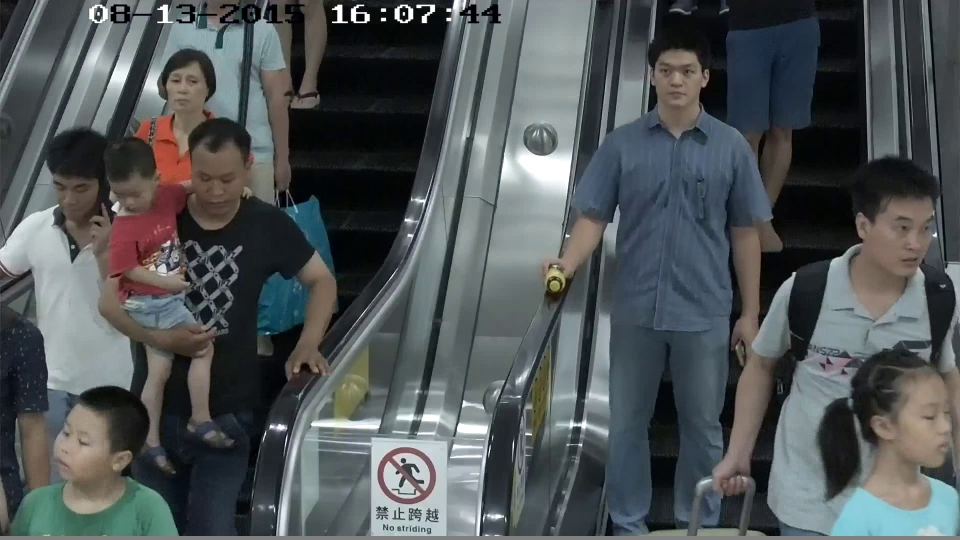
#> input picture src/face_detection/assets/detection/1_1920x1080.jpg, 1920 x 1080 px (shown at 1/2 size)
$ python -i face_preprocess.py   (imports and definitions only)
#> lines starting #> are read from the running program, lines starting #| are printed output that depends on the picture

import cv2
import numpy as np
from skimage import transform as trans

def parse_lst_line(line):
  vec = line.strip().split("\t")
  assert len(vec)>=3
  aligned = int(vec[0])
  image_path = vec[1]
  label = int(vec[2])
  bbox = None
  landmark = None
  #print(vec)
  if len(vec)>3:
    bbox = np.zeros( (4,), dtype=np.int32)
    for i in xrange(3,7):
      bbox[i-3] = int(vec[i])
    landmark = None
    if len(vec)>7:
      _l = []
      for i in xrange(7,17):
        _l.append(float(vec[i]))
      landmark = np.array(_l).reshape( (2,5) ).T
  #print(aligned)
  return image_path, label, bbox, landmark, aligned

def read_image(img_path, **kwargs):
  mode = kwargs.get('mode', 'rgb')
  layout = kwargs.get('layout', 'HWC')
  if mode=='gray':
    img = cv2.imread(img_path, cv2.IMAGE_GRAYSCALE)
  else:
    img = cv2.imread(img_path, cv2.IMREAD_COLOR)
    if mode=='rgb':
      #print('to rgb')
      img = img[...,::-1]
    if layout=='CHW':
      img = np.transpose(img, (2,0,1))
  return img

def preprocess(img, bbox=None, landmark=None, **kwargs):
  if isinstance(img, unicode):
      img = str(img)
  if isinstance(img, str):
    img = read_image(img, **kwargs)
  M = None
  image_size = []
  str_image_size = kwargs.get('image_size', '')
  if len(str_image_size)>0:
    image_size = [int(x) for x in str_image_size.split(',')]
    if len(image_size)==1:
      image_size = [image_size[0], image_size[0]]
    assert len(image_size)==2
    assert image_size[0]==112
    assert image_size[0]==112 or image_size[1]==96
  if landmark is not None:
    assert len(image_size)==2
    src = np.array([
      [30.2946, 51.6963],
      [65.5318, 51.5014],
      [48.0252, 71.7366],
      [33.5493, 92.3655],
      [62.7299, 92.2041] ], dtype=np.float32 )
    if image_size[1]==112:
      src[:,0] += 8.0
    dst = landmark.astype(np.float32)

    tform = trans.SimilarityTransform()
    tform.estimate(dst, src)
    M = tform.params[0:2,:]
    #M = cv2.estimateRigidTransform( dst.reshape(1,5,2), src.reshape(1,5,2), False)

  if M is None:
    if bbox is None: #use center crop
      det = np.zeros(4, dtype=np.int32)
      det[0] = int(img.shape[1]*0.0625)
      det[1] = int(img.shape[0]*0.0625)
      det[2] = img.shape[1] - det[0]
      det[3] = img.shape[0] - det[1]
    else:
      det = bbox
    margin = kwargs.get('margin', 44)
    bb = np.zeros(4, dtype=np.int32)
    bb[0] = np.maximum(det[0]-margin/2, 0)
    bb[1] = np.maximum(det[1]-margin/2, 0)
    bb[2] = np.minimum(det[2]+margin/2, img.shape[1])
    bb[3] = np.minimum(det[3]+margin/2, img.shape[0])
    ret = img[bb[1]:bb[3],bb[0]:bb[2],:]
    if len(image_size)>0:
      ret = cv2.resize(ret, (image_size[1], image_size[0]))
    return ret
  else: #do align using landmark
    assert len(image_size)==2

    # [8 lines of commented-out code are left out]
    warped = cv2.warpAffine(img,M,(image_size[1],image_size[0]), borderValue = 0.0)

    #tform3 = trans.ProjectiveTransform()
    #tform3.estimate(src, dst)
    #warped = trans.warp(img, tform3, output_shape=_shape)
    return warped

>>> import cv2
>>> picture = cv2.imread('1_1920x1080.jpg')
#> picture is the input picture: shape (1080, 1920, 3); mean B, G, R 87, 85.3, 80
>>> result = preprocess(picture)
#> in preprocess, `ret = img[bb[1]:bb[3],bb[0]:bb[2],:]`:
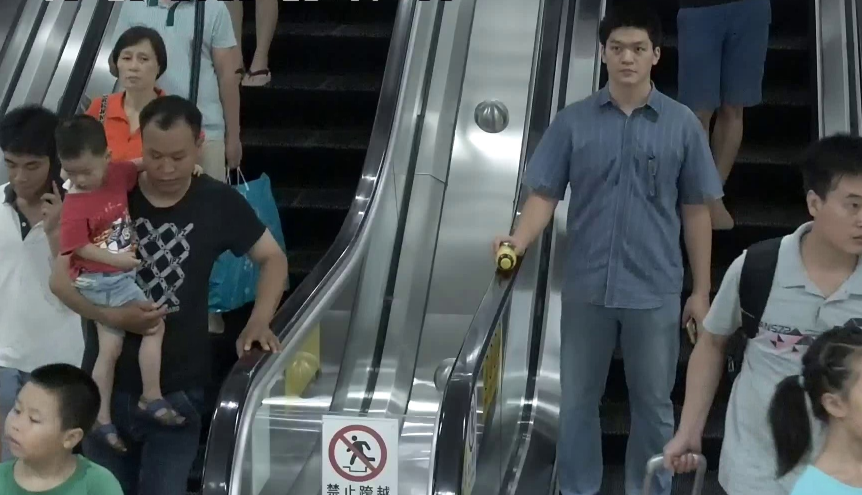
#> ret: shape (990, 1724, 3) (shown at 1/2 size); mean B, G, R 85.8, 84, 79.1
